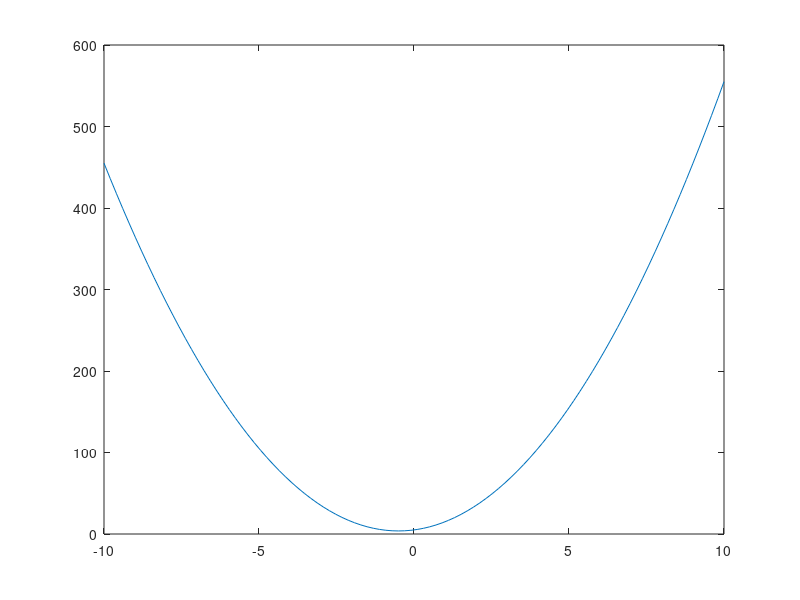

Recreate this plot in MATLAB.
%SOLVING QUADRATIC EQUATIONS

%Graphical solution

x=linspace(-10,10,100); %createa vector 
a= input ( ' Input the constant a : ' ) ; 
b= input ( ' Input the constant b : ' ) ; 
c= input ( ' Input the constant c : ');
y=a*x.^2+b*x+c;  %multiply elementwise 
plot(x,y)



